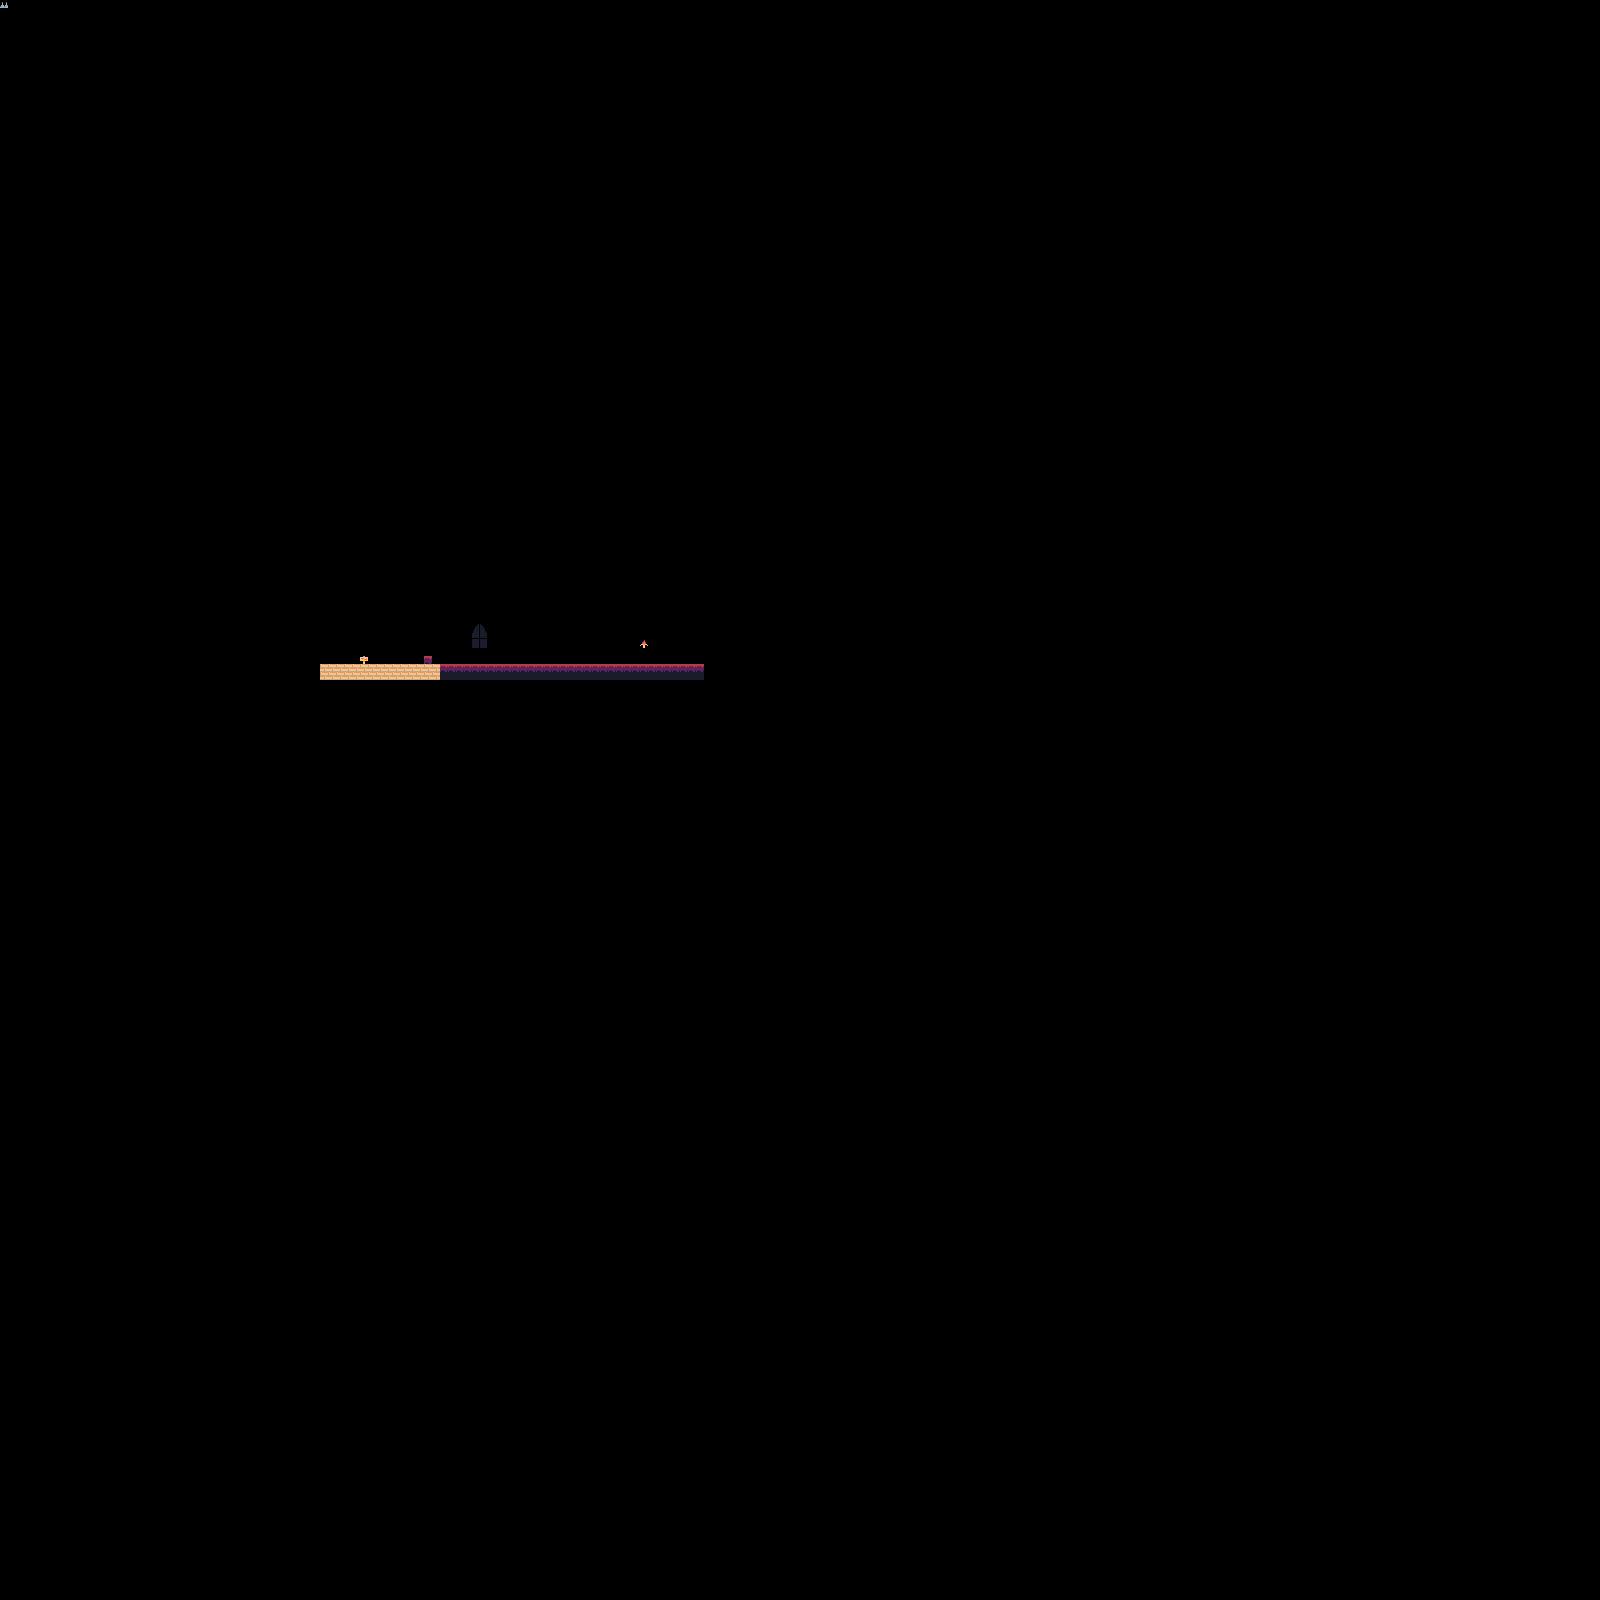

This is a level from a 2D game, rendered from its Tiled map with the project's own tilesets. A one-line summary and the map file follow, with tile-layer data summarised:
An orthogonal 200x200 tile map with 8x8 px tiles, 2 tile layers (background, foreground) and 7 objects.

<map version="1.5" tiledversion="1.7.2" orientation="orthogonal" renderorder="right-down" width="200" height="200" tilewidth="8" tileheight="8" infinite="0" nextlayerid="7" nextobjectid="23">
 <tileset firstgid="1" name="test-tiles" tilewidth="8" tileheight="8" tilecount="2500" columns="50">
  <image source="../map-tiles.png" width="400" height="400" />
 </tileset>
 <layer id="1" name="background" width="200" height="200">
  <data>[40000 cells, 105 non-empty, 11 distinct tile ids]</data>
 </layer>
 <layer id="2" name="foreground" width="200" height="200">
  <data>[40000 cells, 1 non-empty, 1 distinct tile ids]</data>
 </layer>
 <objectgroup id="3" name="entities">
  <object id="10" gid="116" x="440" y="640" width="8" height="8" />
  <object id="11" gid="165" x="448" y="664" width="8" height="8" />
  <object id="19" gid="115" x="336" y="656" width="8" height="8" />
 </objectgroup>
 <objectgroup color="#ff2600" id="4" name="collision">
  <object id="7" x="320" y="664" width="384" height="16" />
  <object id="22" x="424" y="656" width="8" height="8" />
 </objectgroup>
 <objectgroup color="#fffb00" id="6" name="rooms" visible="0">
  <object id="12" x="320" y="608" width="160" height="72" />
  <object id="13" x="480" y="608" width="192" height="72" />
 </objectgroup>
</map>
